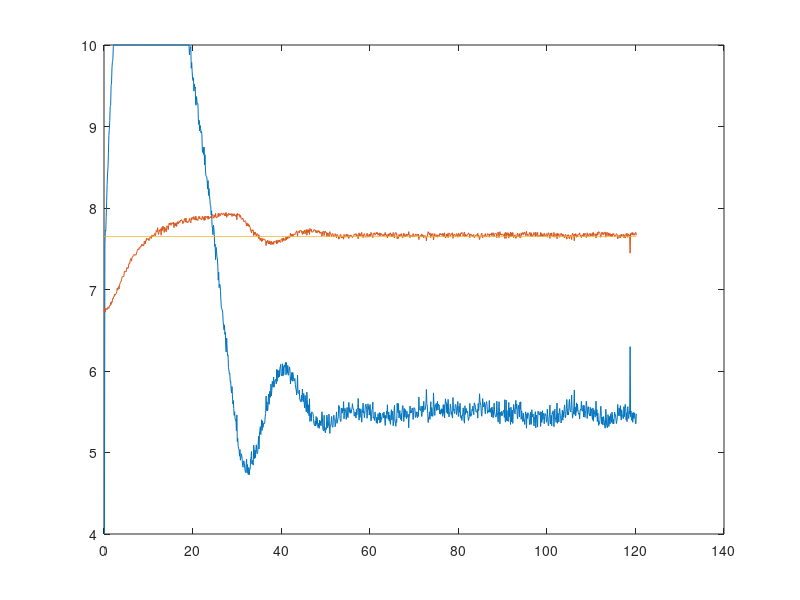

Reproduce this figure in MATLAB. (Note: this script raises an error after producing the figure.)
% clc; clear; close all;
% load pb_vent6_spir4_pif4.mat

% time = time(5999:6500) - time(5999);
% spir = spir(5999:6500) - 4;
% snimac1 = snimac1(5999:6500) - snimac1(6000);
% vent = vent(5999:6500);
% setpoint1 = setpoint1(5999:6500);

% figure(1);
% plot(time, spir)
% hold on
% plot(time, snimac1)
% hold on
% plot (time, setpoint1)
% ylim([-4 6])
% hold off

% T = table(time, spir, snimac1, setpoint1, vent, 'VariableNames', {'time','spir','snimac1','setpoint','vent'});
% fname = fullfile('ts_pb_vent6_spir4_PI_real.csv');
% writetable(T, fname); 

clc; clear; 
load pb_vent6_spir4_pbTopb.mat

time = time(2399:end) - time(2399);
spir = spir(2399:end);
snimac1 = snimac1(2399:end);
vent = vent(2399:end);
setpoint1 = setpoint1(2399:end);
setpoint1 = setpoint1 + 6.75;

figure(2);
plot(time, spir)
hold on
plot(time, snimac1)
hold on
plot (time, setpoint1)
hold off

T = table(time, spir, snimac1, setpoint1, vent, 'VariableNames', {'time','spir','snimac1','setpoint','vent'});
fname = fullfile('ts_pb_vent6_pbTopb_real_badToShow.csv');
writetable(T, fname); 
